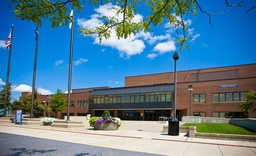
#> input picture KeyPoint Detection with SIFT/Images/Img.jpg, 256 x 156 px, shrunk from 750 x 458 before the run, found by its file name
$ python main.py
#> lines starting #> are read from the running program, lines starting #| are printed output that depends on the picture

# Setting up the program and reading input image
import cv2
import numpy as np
image=cv2.imread('Images/img.jpg')
#> image is the input picture: shape (156, 256, 3); mean B, G, R 149.2, 126.7, 86.9
grayImage = cv2.cvtColor(image, cv2.COLOR_BGR2GRAY)
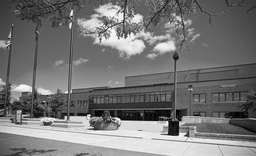
#> grayImage: shape (156, 256); min 0, max 255, mean 117.4
imageArray=np.asarray(grayImage)

# Function to generate gaussian kernel given sigma and kernel width/height
def generateGaussianKernel(sigma, oddSize):
    kernelRowIndex = [i for i in range(-(oddSize//2),oddSize//2+1)]
    kernelColIndex = [-1*i for i in range(-(oddSize//2),oddSize//2+1)]

    gaussianKernel=[]
    gaussianNormaliser=0

    for cIndex in kernelColIndex:
        gaussianKernelCol=[]

        for rIndex in kernelRowIndex:

            # Equation to generate values for gaussian at different intervals
            gaussianPixel = (1/(2*3.14159*(sigma**2)))*np.exp(
                -1*(((rIndex)**2+(cIndex)**2)/(2*(sigma**2))))
            gaussianNormaliser+= gaussianPixel
            gaussianKernelCol.append(gaussianPixel)

        gaussianKernel.append(gaussianKernelCol)
    gaussianKernel=gaussianKernel/gaussianNormaliser
    return gaussianKernel

# Function to compute and add zero pads to the input image,
# based on the size of the Gaussian kernel
def padImage(imageArray, gaussianKernel):

    paddedImage=[]
    imageHpad=[0 for i in range(len(imageArray[0])+(len(gaussianKernel)-1))]

    for ind in range(len(gaussianKernel)//2):
        paddedImage.append(imageHpad)

    for row in range(len(imageArray)):
        paddedImageRow=[]

        for ind in range(len(gaussianKernel)//2):
            paddedImageRow.append(0)

        for column in range(len(imageArray[0])):
            paddedImageRow.append(imageArray[row][column])

        for ind in range(len(gaussianKernel)//2):
            paddedImageRow.append(0)
        paddedImage.append(paddedImageRow)

    for ind in range(len(gaussianKernel)//2):
        paddedImage.append(imageHpad)
    return paddedImage

# Function to apply gaussian kernel to the input image
def generateFilteredImage (imageArray, gaussianKernel):
    filterResult=[]
    halfKernelSize=len(gaussianKernel)//2
    windowIndex = [i for i in range(-(halfKernelSize),halfKernelSize+1)]

    for row in range(halfKernelSize,len(imageArray)-halfKernelSize):
        filterResultRow=[]

        for column in range(halfKernelSize,len(imageArray[0])-halfKernelSize):
            pixelResult=0

            for rIndex in windowIndex:
                for cIndex in windowIndex:
                    pixelResult+=imageArray[row+rIndex][column+cIndex]*gaussianKernel[
                            rIndex+halfKernelSize][cIndex+halfKernelSize]

            filterResultRow.append(pixelResult)
        filterResult.append(filterResultRow)

    return filterResult

# Function to generate 4 Octaves for the input image
def generateOctaves(imageArray):
    NUM_OCTAVES = 4;
    octaves=[]

    for index in range(NUM_OCTAVES):
        resizedImage=[]

        for row in range(0,len(imageArray),2**(index)):
            resizedImageRow=[]
            for column in range(0,len(imageArray[0]),2**(index)):
                resizedImageRow.append(imageArray[row][column])
            resizedImage.append(resizedImageRow)

        octaves.append(resizedImage)
    return octaves;

# Function to generate 5 scales for each octave of the input image
def generateScales(octaves):

    # Given values of sigma for each octave and scale
    sigmaArray=[[1/(2**0.5),1,2**0.5,2,2*(2**0.5)],
                [2**0.5,2,2*(2**0.5),4,4*(2**0.5)],
                [2*(2**0.5),4,4*(2**0.5),8,8*(2**0.5)],
                [4*(2**0.5),8,8*(2**0.5),16,16*(2**0.5)]]
    scaledOctave=[]

    for rIndex in range(len(sigmaArray)):
        scaledOctaveRow=[]
        for cIndex in range(len(sigmaArray[0])):

            # Call functions to generate gaussian, add zero pads to image and generate
            # gaussian blurs for each image in the scale space
            gaussianKernel = generateGaussianKernel(sigmaArray[rIndex][cIndex],7)
            paddedImage = padImage(octaves[rIndex],gaussianKernel)
            filteredImage=generateFilteredImage(paddedImage, gaussianKernel)

            scaledOctaveRow.append(filteredImage)
        scaledOctave.append(scaledOctaveRow)
    return scaledOctave

# Function to get DoG images given the entire scale space
def getDiffGaussian(scaledOctaves):
    diffGaussian=[]

    for rIndex in range(len(scaledOctaves)):
        diffGaussianRow=[]
        for cIndex in range(len(scaledOctaves[0])-1):
            diffImage=[]

            for row in range(len(scaledOctaves[rIndex][cIndex])):
                diffImageRow=[]
                for column in range(len(scaledOctaves[rIndex][cIndex][0])):

                    diffPixel=scaledOctaves[rIndex][cIndex][row][column
                                ]-scaledOctaves[rIndex][cIndex+1][row][column]
                    diffImageRow.append((diffPixel))

                diffImage.append(diffImageRow)
            diffGaussianRow.append(diffImage)

        diffGaussian.append(diffGaussianRow)
    return diffGaussian;

# Function to detect extrema pixels (maxima and minima),
# returns pixel locations of maxima and minima
def keyPointDetection(diffGaussian):
    windowIndex=[-1,0,1]
    extremaPixel=[]
    NUM_PIXELS_COMPARED=26
    keyPoints=[]

    # Iterate over scale space of 4 octaves
    for rIndex in range(len(diffGaussian)):
        keyPointsOctave=[]
        for cIndex in range(1,len(diffGaussian[0])-1):

            keyPointsScale=[]
            indexedImage = diffGaussian[rIndex][cIndex]
            indexedImageAbove = diffGaussian[rIndex][cIndex+1]
            indexedImageBelow = diffGaussian[rIndex][cIndex-1]

            for row in range(1,len(indexedImage)-1):
                for column in range(1,len(indexedImage[0])-1):
                    maxPixel=0
                    minPixel=0

                    for rWindowIndex in windowIndex:
                        for cWindowIndex in windowIndex:

                            # Compare value of pixel to neighbours
                            if indexedImage[row][column] > indexedImageAbove[
                                row+rWindowIndex][column+cWindowIndex]:
                                maxPixel+=1
                            if indexedImage[row][column] < indexedImageAbove[
                                row+rWindowIndex][column+cWindowIndex]:
                                minPixel+=1
                            if indexedImage[row][column] > indexedImageBelow[
                                row+rWindowIndex][column+cWindowIndex]:
                                maxPixel+=1
                            if indexedImage[row][column] < indexedImageBelow[
                                row+rWindowIndex][column+cWindowIndex]:
                                minPixel+=1
                            if indexedImage[row][column] > indexedImage[
                                row+rWindowIndex][column+cWindowIndex]:
                                maxPixel+=1
                            if indexedImage[row][column] < indexedImage[
                                row+rWindowIndex][column+cWindowIndex]:
                                minPixel+=1

                            # Break if it cannot be maxima or minima
                            if maxPixel>0 and minPixel>0:
                                break
                        if maxPixel>0 and minPixel>0:
                                break

                    # Check if pixel is greater than or lesser than 26 neighbours
                    if maxPixel is NUM_PIXELS_COMPARED or minPixel is NUM_PIXELS_COMPARED:
                        extremaPixel=(row,column)
                        keyPointsScale.append(extremaPixel)

            # Collect keypoints
            keyPointsOctave.append(keyPointsScale)
        keyPoints.append(keyPointsOctave)
    return keyPoints

# Plot keypoints on original image
def finalKeypointImage(keyPoints):
    keypointsImage=[]
    resizedKeypoints=[]
    for octave in range(len(keyPoints)):
        keyImage=image+0;
        resizedKeypointsRow=[]
        for scale in range(len(keyPoints[0])):
            for i in keyPoints[octave][scale]:
                l=list(i)
                l[0]=l[0]*(2**octave)
                l[1]=l[1]*(2**octave)
                keyImage[tuple(l)]=255;
                resizedKeypointsRow.append(tuple(l))
        resizedKeypoints.append(resizedKeypointsRow)
        keypointsImage.append(keyImage)
    return keypointsImage, resizedKeypoints

# Call funtions to generate octaves, scale space, DoG and find keypoints
octaves=generateOctaves(imageArray)
#> after the loop in generateOctaves, `for index in range(NUM_OCTAVES):`: octaves = 4 items
#> octaves = 4 items
scaledOctaves=generateScales(octaves)
#> scaledOctaves = 4 items
diffGaussian=getDiffGaussian(scaledOctaves)
#> the loop in getDiffGaussian, `for rIndex in range(len(scaledOctaves)):` made 4 passes
#> diffGaussian = 4 items
keyPoints=keyPointDetection(diffGaussian)
#> the loop in keyPointDetection, `for rIndex in range(len(diffGaussian)):` made 4 passes
#> keyPoints = 4 items
keypointsImage, resizedKeypoints=finalKeypointImage(keyPoints)
#> the loop in finalKeypointImage, `for octave in range(len(keyPoints)):` made 4 passes
#> keypointsImage = 4 items; resizedKeypoints = 4 items

# Used in getting the left most keypoints in the image
def compare(l):
    return l[1]

# Save keypoints for each octave overlayed on the original image
for i in range(len(keypointsImage)):
        cv2.imshow('Keypoints',np.asarray(keypointsImage[i]))
        cv2.imwrite('Results/Keypoints_Octave_'+str(i+1)+'.jpg',np.asarray(keypointsImage[i]))
        cv2.waitKey(0)
#> this loop made 4 passes
#> pass 1, `cv2.imshow('Keypoints',np.asarray(keypointsImage[i]))`:
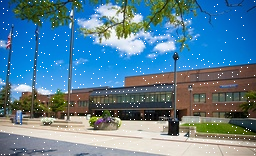
#> window 'Keypoints': shape (156, 256, 3); mean B, G, R 150.9, 128.8, 89.6
cv2.destroyAllWindows()

# Print the Left most points in an image
for i in range(len(resizedKeypoints)):
    print("\n Left Most Keypoints in octave "+str(i+1)+": \n")
    resizedKeypoints[i].sort(key=compare)
    for j in range(10):
        try:
            print(resizedKeypoints[i][j])
        except:
            None

# Plot keypoints on black image, for better visualization
blackSize=(len(imageArray),len(imageArray[0]))
#> blackSize = (156, 256)
for octave in range(len(keyPoints)):
    black=np.zeros(blackSize);
    for scale in range(len(keyPoints[0])):
        for i in keyPoints[octave][scale]:
            l=list(i)
            l[0]=l[0]*(2**octave)
            l[1]=l[1]*(2**octave)
            black[tuple(l)]=255;
        cv2.imshow('BlackKeyPoints',np.asarray(black))
        cv2.imwrite('Results/BlackKeypoints_Octave_'+str(octave+1)+'.jpg',np.asarray(black))
        cv2.waitKey(0)
        cv2.destroyAllWindows()
#> this loop made 4 passes
#> pass 1, `cv2.imshow('BlackKeyPoints',np.asarray(black))`:
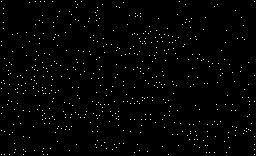
#> window 'BlackKeyPoints': shape (156, 256); 1.3% white in thin lines or dots
#> pass 1, `cv2.imshow('BlackKeyPoints',np.asarray(black))`:
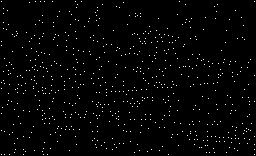
#> window 'BlackKeyPoints': shape (156, 256); 1.7% white in thin lines or dots

# Display Scale Space
for i in range(len(scaledOctaves)):
    for j in range(len(scaledOctaves[0])):
        cv2.imshow('Scale Space',np.asarray(scaledOctaves[i][j])/255)
        cv2.imwrite('Results/Octave_'+str(i+1)+'_Scale_'+str(j+1)+
                    '.jpg',np.asarray(scaledOctaves[i][j]))
        cv2.waitKey(0)
#> this loop made 4 passes
#> pass 1, `cv2.imshow('Scale Space',np.asarray(scaledOctaves[i][j])/255)`:
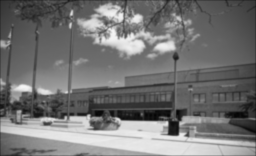
#> window 'Scale Space': shape (156, 256) float64; min 0.019, max 0.96, mean 0.458
cv2.destroyAllWindows()

# Display DoG images
for i in range(len(diffGaussian)):
    for j in range(len(diffGaussian[0])):
        cv2.imshow('DoG',np.asarray(diffGaussian[i][j]))
        cv2.imwrite('Results/DoG_Octave_'+str(i+1)+'_Scale_'+str(j+1)+
                    '.jpg',np.asarray(diffGaussian[i][j])*255)
        cv2.waitKey(0)
#> this loop made 4 passes
#> pass 1, `cv2.imshow('DoG',np.asarray(diffGaussian[i][j]))`:
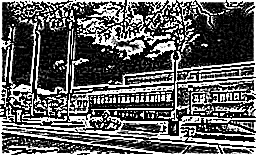
#> window 'DoG': shape (156, 256); min 0, max 255, mean 96.5
#> pass 1, `cv2.imshow('DoG',np.asarray(diffGaussian[i][j]))`:
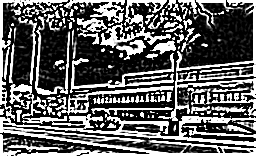
#> window 'DoG': shape (156, 256); min 0, max 255, mean 99.4
cv2.destroyAllWindows()
